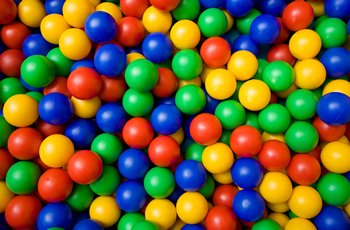
#> input picture opencv-class/sample_imgs/ballpool.jpg, 350 x 230 px
$ python count_balls.py
#> lines starting #> are read from the running program, lines starting #| are printed output that depends on the picture; after the words box and inside, x2 and y2 are one past the last pixel; in counts of white or black regions, pixels touching at a corner belong together
import cv2
import numpy as np
import show_imgs as si
IMG_PATH = "../sample_imgs"
NO_REGION = 50
AREA_THR = 100
LABEL_BEGIN = 100

# [4 lines of commented-out code are left out]

def prepare_mask(srcimg):
    images = {"original": srcimg}
    hsvimg = cv2.cvtColor(srcimg, cv2.COLOR_BGR2HSV)
    images["hue"] = hsvimg[:, :, 0]
    images["value"] = hsvimg[:, :, 2]
    # canny edge와 value 값을 이용해서 no-region mask 만들기
    canny = cv2.Canny(images["value"], 80, 160)
    images["canny"] = canny
    mask = np.zeros(canny.shape, np.uint8)
    mask[canny > 10] = NO_REGION
    mask[images["value"] < 70] = NO_REGION
    images["mask mask"] = mask
    # 상하좌우에 1픽셀씩 추가 (H, W) -> (H+2, W+2)
    mask = np.pad(mask, ((1, 1), (1, 1)))
    return images, mask

# [6 lines of commented-out code are left out]

def find_balls(images, mask):
    label = LABEL_BEGIN
    ih, iw, ch = images["original"].shape
    hueimg = images["hue"].copy()
    for v in range(0, ih, 5):
        for u in range(0, iw, 5):
            if mask[v+1, u+1] > 0:
                continue
            flags = (4 | cv2.FLOODFILL_MASK_ONLY | (label << 8))
            area, hueimg, mask, rect = \
                cv2.floodFill(hueimg, mask, (u, v), None, 1, 1, flags)
            print(f"floodfill at {(u, v)}, pixels={area}, rect={rect}, label={label}")
            if area > AREA_THR:
                label += 1
                cv2.imshow("floodfill mask", mask)
                cv2.waitKey(100)
            else:   # 영역이 너무 작으면 mask를 다시 NO_REGION 으로 채우기
                mask[mask == label] = NO_REGION
    cv2.waitKey()
    return mask, label

def count_balls():
    srcimg = cv2.imread(IMG_PATH + "/ballpool.jpg", cv2.IMREAD_COLOR)
#> srcimg is the input picture: shape (230, 350, 3); mean B, G, R 54.5, 96.4, 106.6
    images, mask = prepare_mask(srcimg)
#> in prepare_mask, `hsvimg = cv2.cvtColor(srcimg, cv2.COLOR_BGR2HSV)`: hsvimg: shape (230, 350, 3); mean H, S, V 54.3, 233.7, 167.9
#> in prepare_mask, `canny = cv2.Canny(images["value"], 80, 160)`:
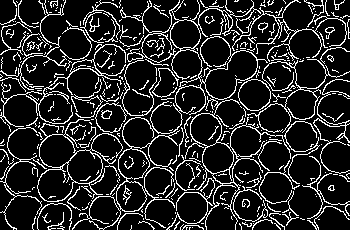
#> canny: shape (230, 350); 15.4% white in thin lines or dots
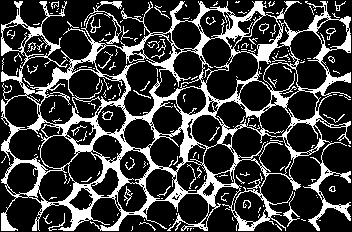
#> mask: shape (232, 352); values 0 (black) and 50 (white), 23.9% white; 202 white regions (162 under 20 px), largest, box (x1, y1, x2, y2) and area: (1, 1, 351, 231) 17102, (84, 1, 122, 44) 249, (283, 192, 300, 227) 110
#> images = 5 items
    result_img = si.show_imgs(images, "floodfill", 3)
    mask, label = find_balls(images, mask)
    print("number of balls:", label - LABEL_BEGIN)
    images["labeled balls"] = colorize_regions(mask, label)
    result_img = si.show_imgs(images, "floodfill", 3)

def colorize_regions(mask, label_max):
    image = np.zeros((mask.shape[0], mask.shape[1], 3), np.uint8)
    for label in range(LABEL_BEGIN, label_max, 1):
        image[mask==label, :] = np.random.randint(50, 256, 3)
    return image[1:-1, 1:-1, :]


if __name__ == "__main__":
    count_balls()
#> (the call stopped at in count_balls, `result_img = si.show_imgs(images, "floodfill", 3)`: show_imgs is not available in this run)
